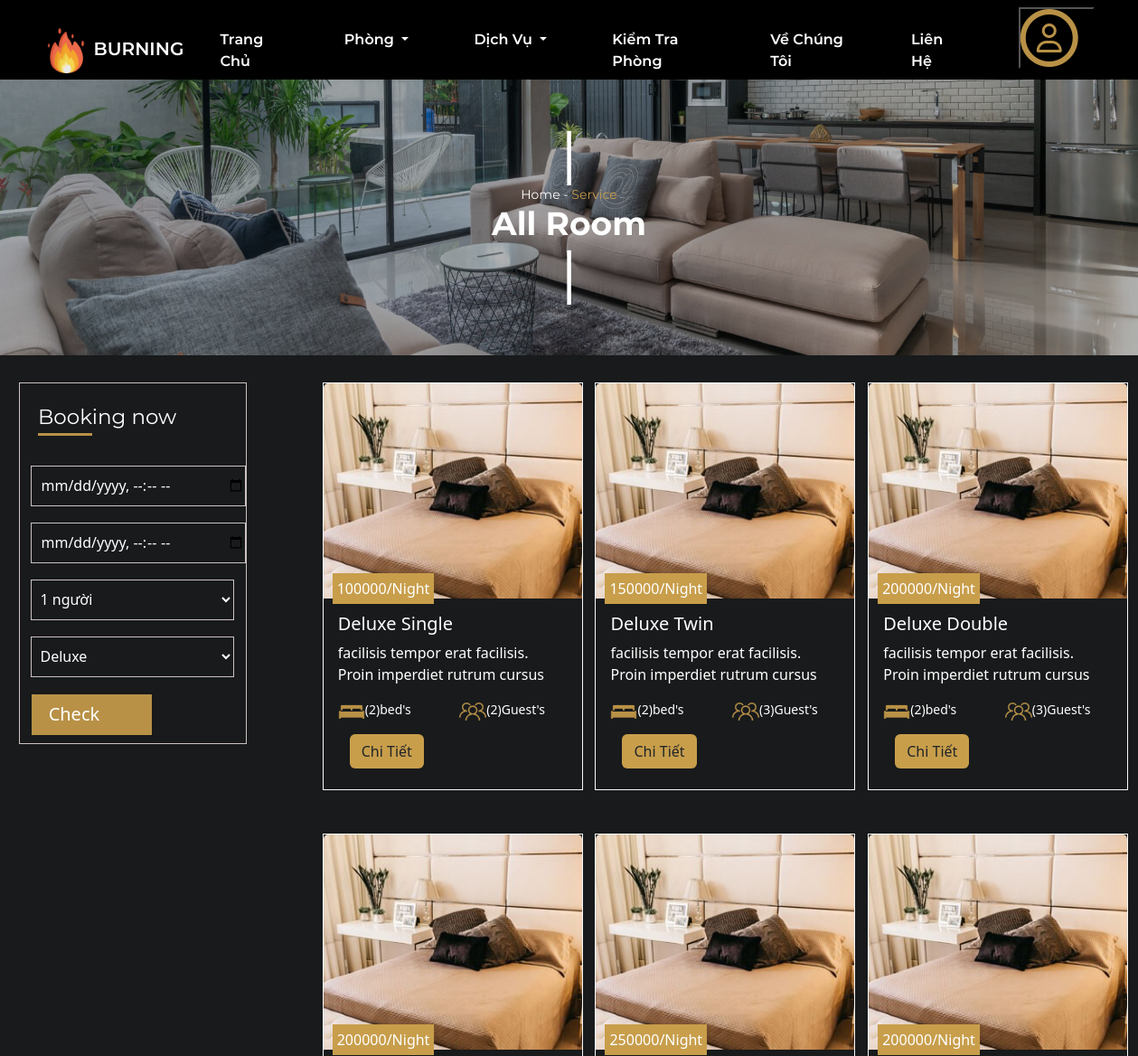
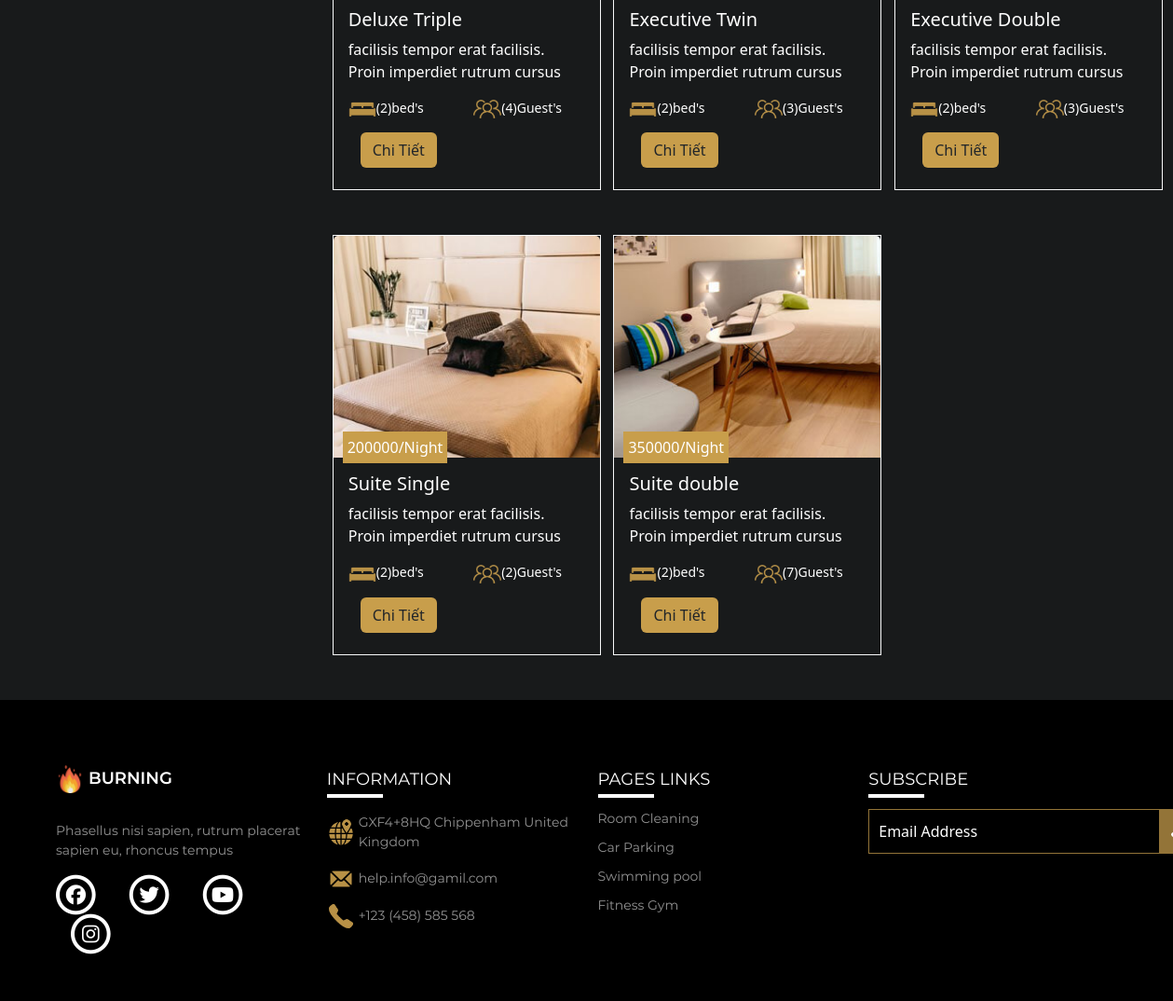
Screenshot of /logged/allroom.php with the database file from the repository (2 pictures, top to bottom).
### tables this page shows
CREATE TABLE `chitietphong` (
  `ID` int(11) NOT NULL,
  `ID_Phong` varchar(50) NOT NULL,
  `TenPhong` varchar(50) NOT NULL,
  `NguoiMax` int(11) NOT NULL,
  `LoaiGiuong` varchar(50) NOT NULL,
  `GiaPhong` int(11) NOT NULL,
  `SoLuongPhong` int(11) NOT NULL,
  `IMG` varchar(50) NOT NULL,
  `DienTich` varchar(50) NOT NULL,
  `TamNhin` varchar(50) NOT NULL,
  `Mota` varchar(500) NOT NULL
);

### logged/allroom.php (the view, shortened to what this page needs)
<!DOCTYPE html>
<html lang="en">
<head>
    <link rel="stylesheet" href="../css/style.css">
    <link rel="stylesheet" href="../css/allroom.css?v=<?php echo time(); ?>" type='text/css'>
    <link rel="stylesheet" href="https://cdnjs.cloudflare.com/ajax/libs/font-awesome/4.7.0/css/font-awesome.min.css">
    <link rel="stylesheet" href="../common/bootstrap-5.2.2-dist/css/bootstrap.min.css">
    <link rel="stylesheet" href="https://cdn.jsdelivr.net/npm/flatpickr/dist/flatpickr.min.css">
</head>
<body>
    <?php
    include('header.php');
    ?>
    <section id="banner">
        <div class="container-fluid p-0 text-center">
            <div class="img h-100">
                <img src="../img/pay/banner.jpg" alt="" class="w-100">
                <div class="box">
                    <div class="trangtri"></div>
                    <p class="m-0" style="font-size: 14px;font-family: Montserrat-Regular">Home - <span style="color: #C89E4B;">Service</span></p>
                    <h3 style="font-size:36px;font-family: Montserrat-Bold;">All Room</h3>
                    <div class="trangtri"></div>
                </div>
            </div>
        </div>
    </section>
    <div class="main">
        <div class="main_menu">
            <p>Booking now</p>
            <div class="form">
                <form action="" method="POST">
                    <?php
                    if (isset($_POST['submit'])) { ?>
                        <div class="form_item"><input type="datetime-local" name="ngayden" id="ngay" placeholder="Check In" value="<?php echo $ngayden ?>"></div>
                        <div class="form_item"><input type="datetime-local" name="ngaydi" id="ngay" placeholder="Check Out" value="<?php echo $ngaydi ?>"></div>
                    <?php
                    } else {
                    ?>
                        <div class="form_item"><input type="datetime-local" name="ngayden" id="ngayden" value="" ></div>
                        <div class="form_item"><input type="datetime-local" name="ngaydi" id="ngayden"  value="" ></div>
                    <?php
                    }
                    ?>
                    <div class="form_item">
                        <select name="room" id="room">
                            <?php
                            if (isset($_POST['submit'])) {
                                if ($nguoi == 1) {
                                    echo "<option value ='1'selected> 1 người</option>";
                                    echo "<option value ='2'> 2 người</option>";
                                    echo "<option value ='3'> 3 người</option>";
                                    echo "<option value ='4'> 4 người</option>";
                                    echo "<option value ='5'> 5 người</option>";
                                    echo "<option value ='6'> 6 người</option>";
                                }
                                else if ($nguoi == 2) {
                                    echo "<option value ='1'> 1 người</option>";
                                    echo "<option value ='2'selected> 2 người</option>";
                                    echo "<option value ='3'> 3 người</option>";
                                    echo "<option value ='4'> 4 người</option>";
                                    echo "<option value ='5'> 5 người</option>";
                                    echo "<option value ='6'> 6 người</option>";
                                }
                                else if ($nguoi == 3) {
                                    echo "<option value ='1'> 1 người</option>";
                                    echo "<option value ='2'> 2 người</option>";
                                    echo "<option value ='3'selected> 3 người</option>";
                                    echo "<option value ='4'> 4 người</option>";
                                    echo "<option value ='5'> 5 người</option>";
                                    echo "<option value ='6'> 6 người</option>";
                                }
                                else if ($nguoi == 4) {
                                    echo "<option value ='1'>1 người</option>";
                                    echo "<option value ='2'>2 người</option>";
                                    echo "<option value ='3'>3 người</option>";
                                    echo "<option value ='4'selected> 4 người</option>";
                                    echo "<option value ='5'>5 người</option>";
                                    echo "<option value ='6'>6 người</option>";
                                }
                                else if ($nguoi == 5) {
                                    echo "<option value ='1'> 1 người</option>";
                                    echo "<option value ='2'> 2 người</option>";
                                    echo "<option value ='3'> 3 người</option>";
                                    echo "<option value ='4'> 4 người</option>";
                                    echo "<option value ='5'selected>5 người</option>";
                                    echo "<option value ='6'> 6 người</option>";
                                }
                                else {
                                    echo "<option value ='1'> 1 người</option>";
                                    echo "<option value ='2'> 2 người</option>";
                                    echo "<option value ='3'> 3 người</option>";
                                    echo "<option value ='4'> 4 người</option>";
                                    echo "<option value ='5'> 5 người</option>";
                                    echo "<option value ='6'selected>6 người</option>";
                                }
                            }
                            else {
                                echo "<option value ='1'> 1 người</option>";
                            }
                            ?>
                        </select>
                    </div>
                    <div class="form_item">
                        <select name="category" id="category">
                            <?php
                            if (isset($_POST['submit'])) {
                                if ($phong == 1) {
                                    echo "<option value ='1'selected>Deluxe</option>";
                                    echo "<option value ='2'>Executive</option>";
                                    echo "<option value ='3'>Suite</option>";
                                }
                                else if ($phong == 2) {
                                    echo "<option value ='1'>Deluxe</option>";
                                    echo "<option value ='2'selected>Executive</option>";
                                    echo "<option value ='3'>Suite</option>";
                                }
                                else {
                                    echo "<option value ='1'>Deluxe</option>";
                                    echo "<option value ='2'>Executive</option>";
                                    echo "<option value ='3'selected>Suite</option>";
                                }
                            }
                            else {
                                echo "<option value ='1'>Deluxe</option>";
                            }
                            ?>
                        </select>
                    </div>
                    <div class="btn">
                        <input class="check" type="submit" name="submit" value="Check">
                    </div>
            </div>
        </div>
        <?php
        if (isset($_POST['submit'])) {
            $con = mysqli_connect("localhost","root","admin","burninghotel");
            if (!$con) {
                die("Kết nối không thành công");
            }
            $sql = "SELECT * From phong,chitietphong where phong.ID=chitietphong.ID_Phong AND  chitietphong.NguoiMax >='" . $nguoi . "' AND chitietphong.ID_Phong=" . $phong;
            $result = mysqli_query($con, $sql);
            $phongs = array();
            if (mysqli_num_rows($result) > 0) {
                while ($row = mysqli_fetch_array($result)) {
                    $phongs[] = array(
                        'TenPhong' => $row['TenPhong'], 'NguoiMax' => $row['NguoiMax'], "IMG" => $row['IMG'],
                        'GiaPhong' => $row['GiaPhong']
                    );
                    echo "</br>";
                }
            }
        ?>
            <div class="main_room">
                <div class="row">
                    <?php foreach ($phongs as $key => $value) { ?>
                        <div class="col-4 mb-5">
                            <div class="card border rounded-0 border-light" style="width: 18rem; background-color:rgb(24, 26, 27); color:white;">
                                <img src="<?php echo $value['IMG'] ?>" class="card-img-top" alt="...">
                                <p style="position: absolute; bottom:42%;left:10px; background-color:#C89E4B;  text-alight:center; padding:5px "><?php echo $value['GiaPhong'] ?>/Night</p>
                                <div class="card-body main-nd">
                                    <h5 class="card-title"><?php echo $value['TenPhong'] ?></h5>
                                    <p class="card-text">facilisis tempor erat facilisis. Proin imperdiet rutrum cursus</p>
                                    <div class="icon">
                                        <span class="icon_giuong"><img src="../img/icon_Room.png" width="30px" height="20px">(2)bed's </span>
                                        <span class="icon_nguoi"><img src="../img/icon_3p.png" alt="" width="30px" height="20px">(<?php echo $value['NguoiMax'] ?>)Guest's</span>
                                    </div>
                                       <button style="submit" name="btn" class="btn"><a href="roomdetail.php?TenPhong=<?php echo $value['TenPhong']; ?>" class="btn mt-2" style="background-color:#C89E4B">Chi Tiết</a></button>
                                </div>
                            </div>
                        </div>
                    <?php
                    }
                    ?>
                </div>
            </div>
        <?php
        } else {
            $con = mysqli_connect("localhost","root","admin","burninghotel");
            $sql = "SELECT * From phong,chitietphong where phong.ID=chitietphong.ID_Phong ";
            $result = mysqli_query($con, $sql);
            $phongs = array();
            if (mysqli_num_rows($result) > 0) {
                while ($row = mysqli_fetch_array($result)) {
                    $phongs[] = array(
                        'TenPhong' => $row['TenPhong'], 'NguoiMax' => $row['NguoiMax'], "IMG" => $row['IMG'],
                        'GiaPhong' => $row['GiaPhong']
                    );
                }
            }
        ?>
            <div class="main_room">
                <div class="row">
                    <?php foreach ($phongs as $key => $value) { ?>
                        <div class="col-4 mb-5">
                            <div class="card border rounded-0 border-light" style="width: 18rem; background-color:rgb(24, 26, 27); color:white;">
                                <img src="<?php echo $value['IMG'] ?>" class="card-img-top" alt="...">
                                <p style="position: absolute; bottom:42%;left:10px; background-color:#C89E4B;  text-alight:center; padding:5px "><?php echo $value['GiaPhong'] ?>/Night</p>
                                <div class="card-body main-nd">
                                    <h5 class="card-title"><?php echo $value['TenPhong'] ?></h5>
                                    <p class="card-text">facilisis tempor erat facilisis. Proin imperdiet rutrum cursus</p>
                                    <div class="icon">
                                        <span class="icon_giuong"><img src="../img/icon_Room.png" width="30px" height="20px">(2)bed's </span>
                                        <span class="icon_nguoi"><img src="../img/icon_3p.png" alt="" width="30px" height="20px">(<?php echo $value['NguoiMax'] ?>)Guest's</span>
                                    </div>
                                       <button style="submit" name="btn" class="btn"><a href="roomdetail.php?TenPhong=<?php echo $value['TenPhong']; ?>" class="btn mt-2" style="background-color:#C89E4B">Chi Tiết</a></button>
                                </div>
                            </div>
                        </div>
                    <?php
                    }
                    ?>
                </div>
            </div>
        <?php
        }
        ?>
    </div>
    <?php
    include('footer.php');
    ?>
</body>
</html>

### css/style.css (style rules this page uses)
html, body { margin: 0; padding: 0; }
* { box-sizing: border-box; margin: 0; padding: 0; outline: none; }
a { text-decoration: none; }

### css/allroom.css (style rules this page uses)
#banner { margin-top: 88px; color: white; }
#banner .img { position: relative; height: 450px; }
#banner .img img { filter: brightness(70%); height: 305px; }
#banner .box { position: absolute; left: 50%; top: 50%; transform: translate(-50%, -50%); }
#banner .box .trangtri { border: 2px solid white; background-color: white; height: 60px; width: 2px; margin: 0 auto; }
.main { display: flex; width: 100%; padding-top: 30px; justify-content: space-around; background-color: #181A1B; }
.main_menu { width: 20%; height: 400px; color: white; border: 1px solid rgb(205, 194, 194); }
.main_menu p { font-size: 23px; padding: 20px; position: relative; font-family:Montserrat-Regular; }
.main_menu p:first-child::after { content: ""; display: block; width: 60px; height: 3px; background-color: rgb(184,145,70); position: absolute; top:55px; }
.form { width: 90%; margin: auto; }
.form div { display: flex; height: 45px; margin-bottom: 18px; }
#category,#room { flex:1; border: 1px solid rgb(205, 194, 194); background-color: rgb(24,26,27 ); color: white; padding: 5px; }
input { flex:1; background-color: rgb(24, 26, 27); border: 1px solid rgb(205, 194, 194); color: white; padding-left: 10px; font-family:Montserrat-Regular; }
::placeholder { color:white; }
.main_menu .btn { width: 60%; position: relative; padding: 0; }
.check { color: white; background-color: rgb(184,145,70) ; font-size: 20px; height: 45px; border: none; padding-right: 50px; }
.main_room { width: 70%; }
.main_room>div { display: flex; color: rgb(204, 211, 216); }
.icon { font-size: 14px; }
.icon_nguoi { margin-left: 50px; }

### rows the page displays
chitietphong: IMG (picture), GiaPhong "100000", TenPhong "Deluxe Single", NguoiMax "2"
chitietphong: IMG (picture), GiaPhong "150000", TenPhong "Deluxe Twin", NguoiMax "3"
chitietphong: IMG (picture), GiaPhong "200000", TenPhong "Deluxe Double", NguoiMax "3"
chitietphong: IMG (picture), GiaPhong "200000", TenPhong "Deluxe Triple", NguoiMax "4"
chitietphong: IMG (picture), GiaPhong "250000", TenPhong "Executive Twin", NguoiMax "3"
chitietphong: IMG (picture), GiaPhong "200000", TenPhong "Executive Double", NguoiMax "3"
chitietphong: IMG (picture), GiaPhong "200000", TenPhong "Suite Single", NguoiMax "2"
chitietphong: IMG (picture), GiaPhong "350000", TenPhong "Suite double", NguoiMax "7"
